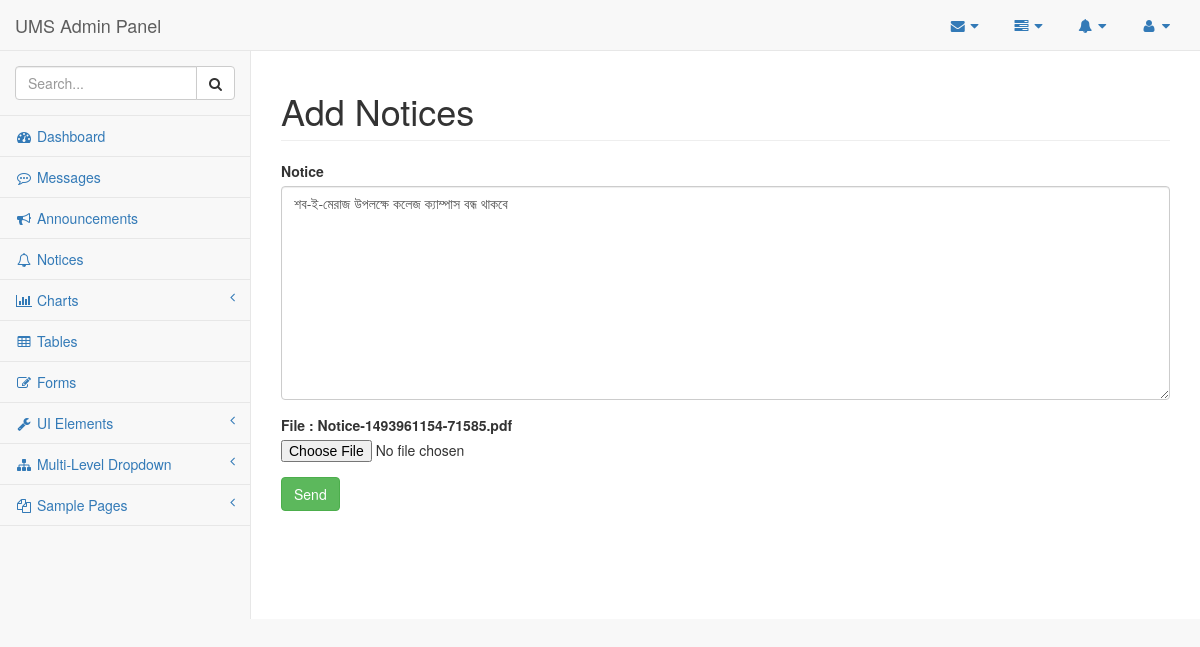
Screenshot of /admin/pages/notice-edit.php?nuid=1 with the database file from the repository.
### tables this page shows
CREATE TABLE `notices` (
  `id` int(11) NOT NULL,
  `notice` text NOT NULL,
  `notice_file` varchar(255) NOT NULL
);

### admin/pages/notice-edit.php (the view, shortened to what this page needs)
<?php
    require_once('config.php');
    $id = $_REQUEST['nuid'];
?>
<!DOCTYPE html>
<html lang="en">
<head>
    <link href="../vendor/bootstrap/css/bootstrap.min.css" rel="stylesheet">
    <link href="../vendor/metisMenu/metisMenu.min.css" rel="stylesheet">
    <link href="../dist/css/sb-admin-2.css" rel="stylesheet">
    <link href="../vendor/font-awesome/css/font-awesome.min.css" rel="stylesheet" type="text/css">
</head>
<body>
    <div id="wrapper">
        <nav class="navbar navbar-default navbar-static-top" role="navigation" style="margin-bottom: 0">
            <div class="navbar-header">
                <a class="navbar-brand" href="index.php">UMS Admin Panel</a>
            </div>
            <ul class="nav navbar-top-links navbar-right">
                <li class="dropdown">
                    <a class="dropdown-toggle" data-toggle="dropdown" href="#">
                        <i class="fa fa-envelope fa-fw"></i> <i class="fa fa-caret-down"></i>
                    </a>
                </li>
                <li class="dropdown">
                    <a class="dropdown-toggle" data-toggle="dropdown" href="#">
                        <i class="fa fa-tasks fa-fw"></i> <i class="fa fa-caret-down"></i>
                    </a>
                </li>
                <li class="dropdown">
                    <a class="dropdown-toggle" data-toggle="dropdown" href="#">
                        <i class="fa fa-bell fa-fw"></i> <i class="fa fa-caret-down"></i>
                    </a>
                </li>
                <li class="dropdown">
                    <a class="dropdown-toggle" data-toggle="dropdown" href="#">
                        <i class="fa fa-user fa-fw"></i> <i class="fa fa-caret-down"></i>
                    </a>
                </li>
            </ul>
            <div class="navbar-default sidebar" role="navigation">
                <div class="sidebar-nav navbar-collapse">
                    <ul class="nav" id="side-menu">
                        <li class="sidebar-search">
                            <div class="input-group custom-search-form">
                                <input type="text" class="form-control" placeholder="Search...">
                                <span class="input-group-btn">
                                <button class="btn btn-default" type="button">
                                    <i class="fa fa-search"></i>
                                </button>
                            </span>
                            </div>
                        </li>
                        <li>
                            <a href="index.php"><i class="fa fa-dashboard fa-fw"></i> Dashboard</a>
                        </li>
                        <li>
                            <a href="messages.php"><i class="fa fa-commenting-o fa-fw"></i> Messages</a>
                        </li>
                        <li>
                            <a href="announcement.php"><i class="fa fa-bullhorn fa-fw"></i> Announcements</a>
                        </li>
                        <li>
                            <a href="#"><i class="fa fa-bell-o fa-fw"></i> Notices</a>
                        </li>
                        <li>
                            <a href="#"><i class="fa fa-bar-chart-o fa-fw"></i> Charts<span class="fa arrow"></span></a>
                        </li>
                        <li>
                            <a href="tables.html"><i class="fa fa-table fa-fw"></i> Tables</a>
                        </li>
                        <li>
                            <a href="forms.html"><i class="fa fa-edit fa-fw"></i> Forms</a>
                        </li>
                        <li>
                            <a href="#"><i class="fa fa-wrench fa-fw"></i> UI Elements<span class="fa arrow"></span></a>
                        </li>
                        <li>
                            <a href="#"><i class="fa fa-sitemap fa-fw"></i> Multi-Level Dropdown<span class="fa arrow"></span></a>
                        </li>
                        <li>
                            <a href="#"><i class="fa fa-files-o fa-fw"></i> Sample Pages<span class="fa arrow"></span></a>
                        </li>
                    </ul>
                </div>
            </div>
        </nav>
        <div id="page-wrapper">
            <div class="row">
                <div class="col-lg-12">
                    <h1 class="page-header">Add Notices</h1>
                     <?php
                        $slt ="SELECT * FROM notices WHERE id='$id'";
                        $qre = mysqli_query($DBC, $slt);
                        $data=mysqli_fetch_array($qre);
                    ?>
                    <form  role="form" action="" method="post" enctype="multipart/form-data">
                        <div class="form-group">
                            <label for="notice">Notice</label>
                            <textarea name="notice" id="notice" cols="30" rows="10"  class="form-control" placeholder="Type Notice Here"><?= $data['notice']; ?></textarea>
                        </div>
                        <div class="form-group">
                            <label for="file">File : <?= $data['notice_file']; ?> </label>
                           <input type="file" name="notice-file" id="file" />
                        </div>
                        <button type="submit" name="addNotice" class="btn btn-success">Send</button>
                    </form>
                </div>
            </div>
        </div>
    </div>
</body>
</html>

### rows the page displays
notices: notice "শব-ই-মেরাজ উপলক্ষে কলেজ ক্যাম্পাস বন্ধ থাকবে", notice_file "Notice-1493961154-71585.pdf"
